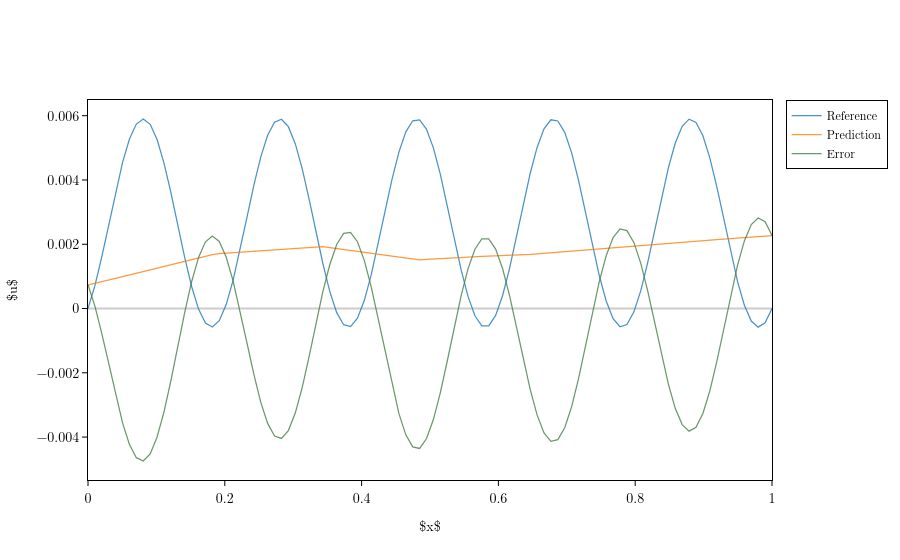

The code cell stored with this chart in its notebook:
### Code cell
test_dataset = qewton.data.GridDataSet(
    data=[test_f_data, test_x_data, test_u_data],
    feature_variables=[F, X, U],
    geometry_variable=X,
    point_grid=x_data[0]
)


u_config = data_loader.get_output_port(U).get_data_configuration(computation_graph)
layout = computation_graph.visualize(
    model.output_ports[0],
    reference=data_loader.get_output_port(U),
    prediction_config=u_config,
    mode=qewton.optim.EvaluationPhase.TEST,
)
qewton.visualization.Figure(layout).show()
